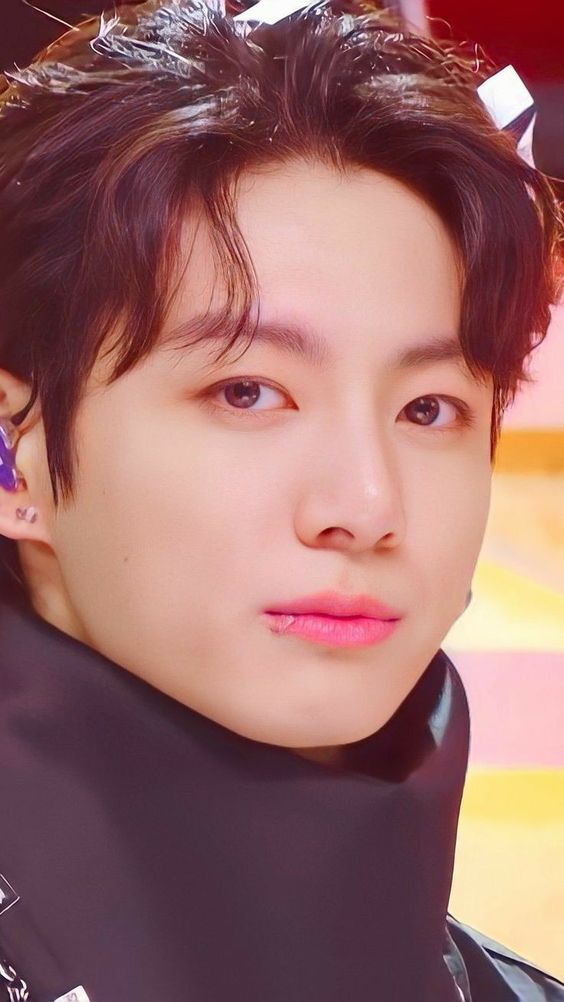
#> input picture opencv_check_kby/imgtrain/jk/104.jpg, 564 x 1002 px
$ python -i tkinter_me.py   (imports and definitions only)
#> lines starting #> are read from the running program, lines starting #| are printed output that depends on the picture
#> further down, picture is the input picture: shape (1002, 564, 3); mean B, G, R 104.5, 106.5, 153.7
#%%
#pip install opencv-contrib-python
import cv2
import numpy as np
from os import makedirs, listdir
from os.path import isdir, isfile, join

#%%
## 1. 얼굴을 검출해서 train 샘플 이미지 저장하는 함수 만들기


# 1-1. 얼굴 검출 함수
# [46 lines left out: functions get_face, train_save, not called in this run]

#%%
## 2. 이미지 샘플 저장하기(함수실행)
# folder_path = "imgtrain/"
# users = [f for f in listdir(folder_path) if isdir(join(folder_path,f))]
# users

# [1 line not run here, left out]


# %%
## 3. 얼굴 학습 함수 생성

# 한명 얼굴 학습
# [56 lines left out: functions train, trains, not called in this run]


# %%
## 4. 학습 시킨 것을 바탕으로 현재 얼굴이 누구인지 알아내기

# 4-1. 얼굴 인식 함수
def face_detector(img, size = 0.5):
    # 객체 생성
#> called with size = 0.5
    face_classifier = cv2.CascadeClassifier(cv2.data.haarcascades + 'haarcascade_frontalface_default.xml')

    img_size = img.shape[:2]
#> img_size = (1002, 564)
    gray = cv2.cvtColor(img, cv2.COLOR_BGR2GRAY) # 흑백전환
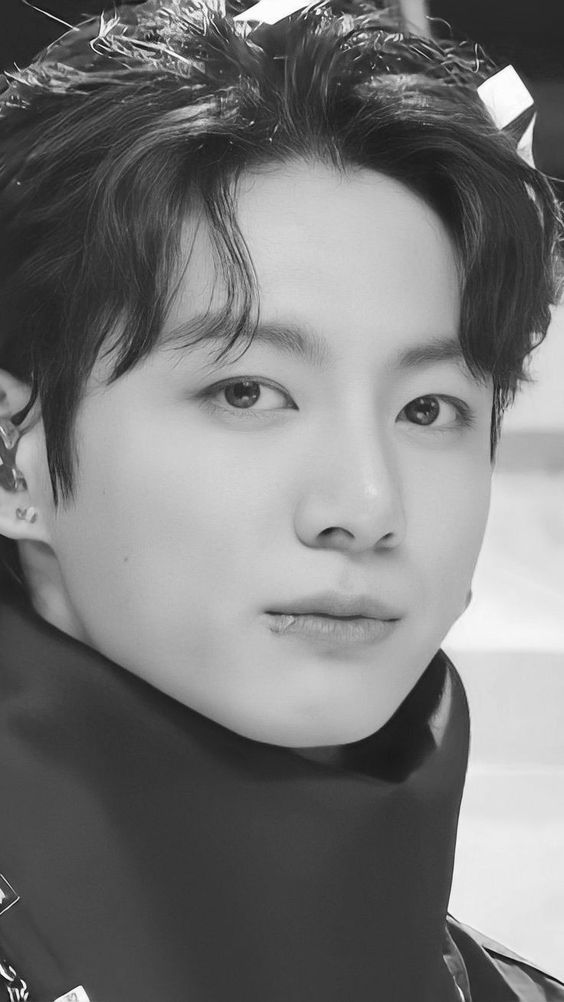
#> gray: shape (1002, 564); min 2, max 255, mean 120.4
    faces = face_classifier.detectMultiScale(gray,1.3,5) # 얼굴검출
#> faces = [[145, 263, 394, 394]]

    # 이미지 검출안되면 사진만 리턴
#> (the run stopped early here; a loop or call above may not have finished)

$ run again, on opencv_check_kby/imgtrain/jk/133.jpg
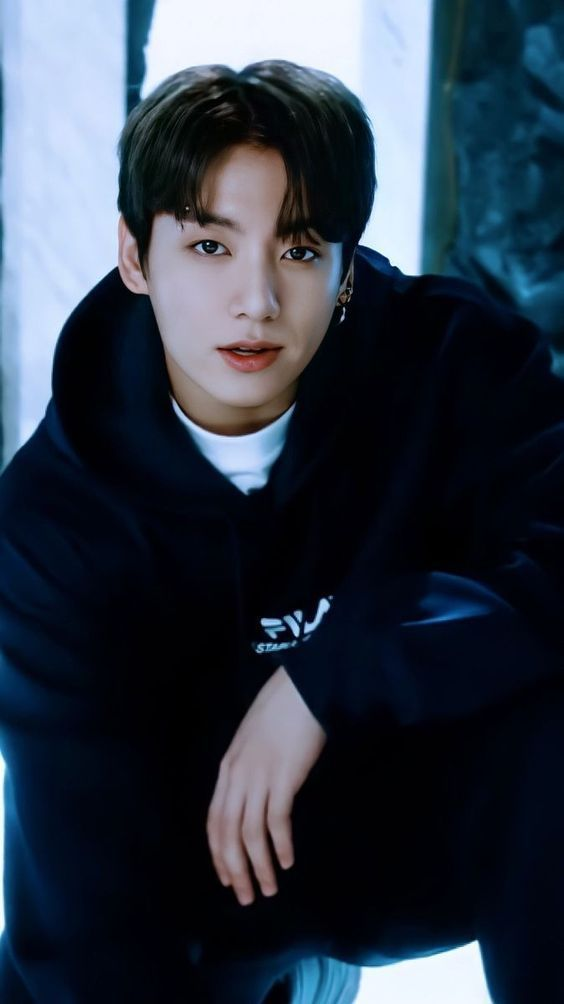
#> input picture opencv_check_kby/imgtrain/jk/133.jpg, 564 x 1004 px
#> picture is the input picture: shape (1004, 564, 3); mean B, G, R 70.6, 57.5, 48.1
#> in face_detector, `gray = cv2.cvtColor(img, cv2.COLOR_BGR2GRAY)`:
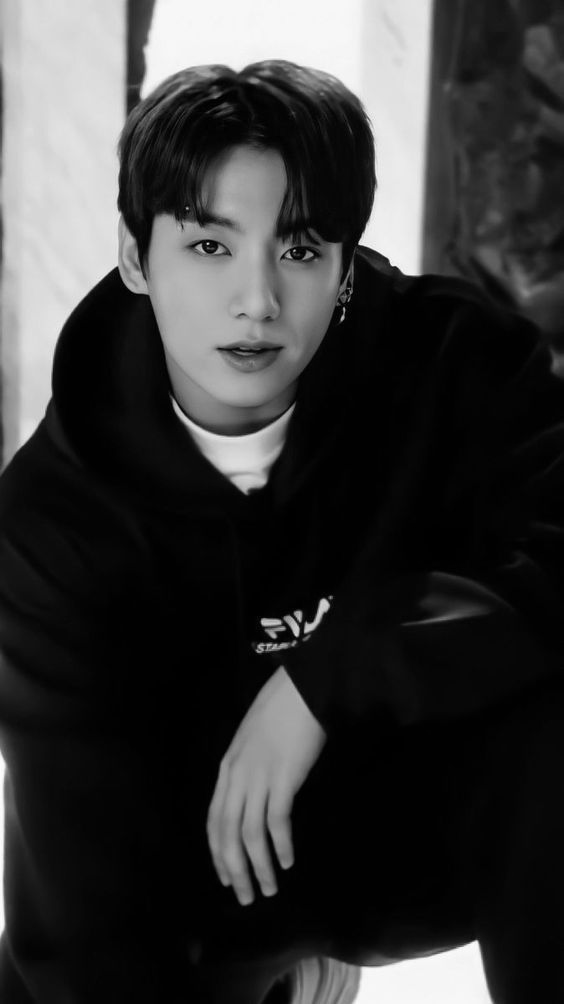
#> gray: shape (1004, 564); min 0, max 253, mean 56.1
#> faces = [[107, 134, 281, 281]]

$ run again, on opencv_check_kby/imgtrain/jk/147.jpg
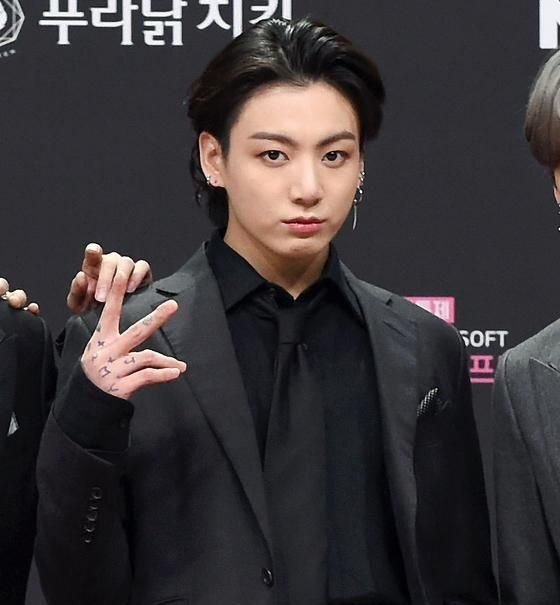
#> input picture opencv_check_kby/imgtrain/jk/147.jpg, 560 x 605 px
#> picture is the input picture: shape (605, 560, 3); mean B, G, R 55.8, 53.5, 58.4
#> in face_detector, `gray = cv2.cvtColor(img, cv2.COLOR_BGR2GRAY)`:
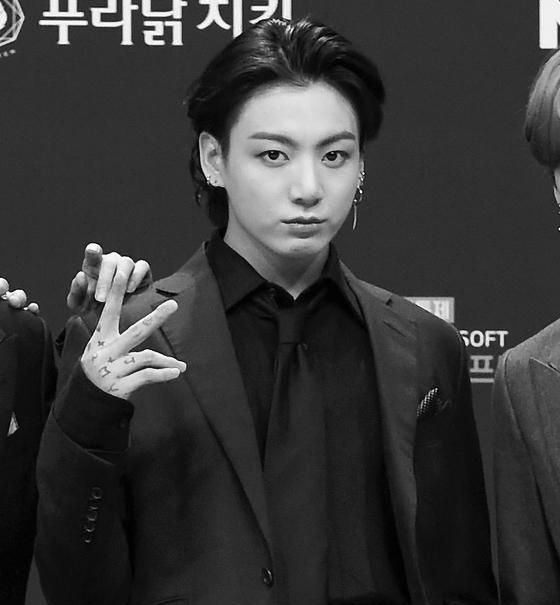
#> gray: shape (605, 560); min 0, max 255, mean 55.2
#> faces = [[218, 87, 170, 170]]

$ run again, on opencv_check_kby/imgtrain/jk/150.jpg
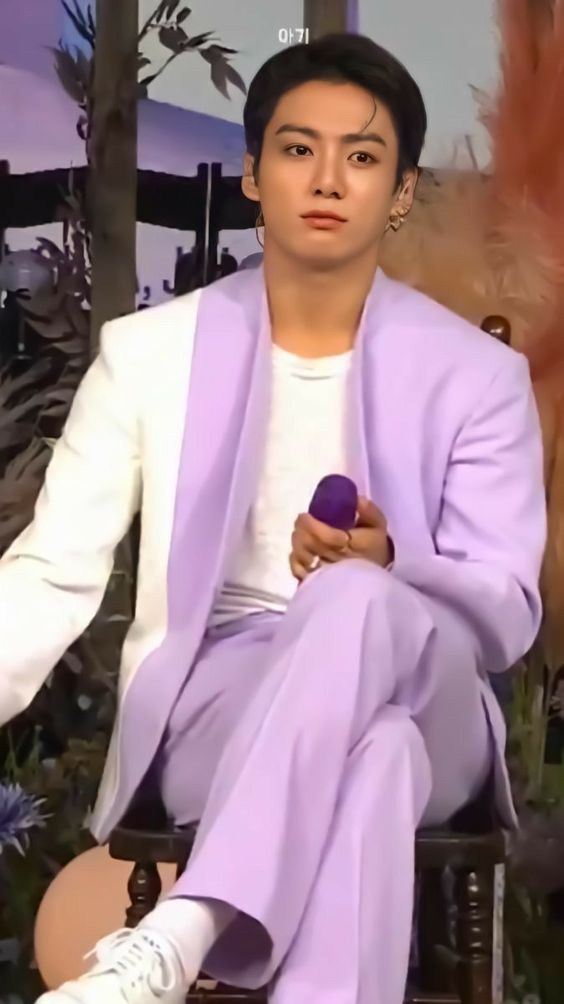
#> input picture opencv_check_kby/imgtrain/jk/150.jpg, 564 x 1004 px
#> picture is the input picture: shape (1004, 564, 3); mean B, G, R 138.1, 129.6, 156.2
#> in face_detector, `gray = cv2.cvtColor(img, cv2.COLOR_BGR2GRAY)`:
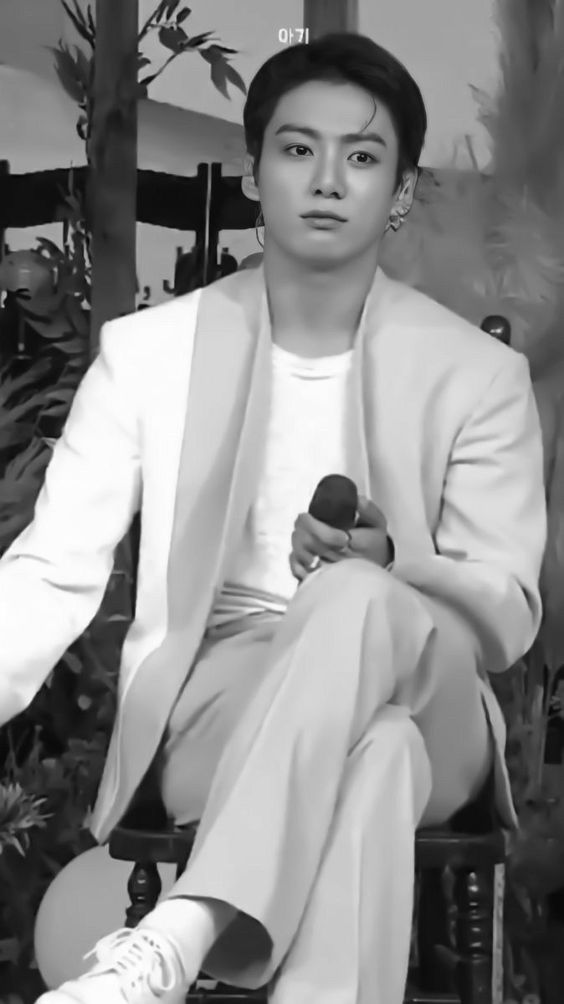
#> gray: shape (1004, 564); min 2, max 255, mean 138.5
#> faces = [[241, 84, 176, 176]]
